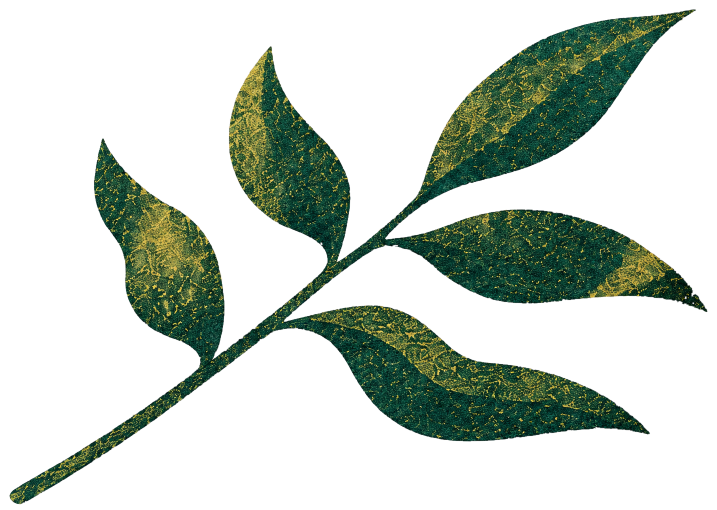
#> input picture images/botanical-footer-left.png, 1434 x 1020 px, given in place of Textured Golden Monstera Leaf.png, which was not available (shown at 1/2 size)
$ python process_image.py
#> lines starting #> are read from the running program, lines starting #| are printed output that depends on the picture; after the words box and inside, x2 and y2 are one past the last pixel; in counts of white or black regions, pixels touching at a corner belong together
from PIL import Image
import numpy as np

original_path = r"C:\Users\david\OneDrive\Desktop\New Course-20261028T181040Z-1-001\New Course\Branding\Textured Golden Monstera Leaf.png"
output_path = r"images\botanical-monstera.png"

img = Image.open(original_path)
#> img is the input picture: PIL image 1434x1020 RGBA; mean R, G, B, A 183.6, 192.5, 184.1, 68.6
print(f"Original image: {img.size}")
#| Original image: (1434, 1020)

# Convert to RGBA
img = img.convert('RGBA')
data = np.array(img)

# Find content bounding box by detecting non-white pixels
r, g, b, a = data[:,:,0], data[:,:,1], data[:,:,2], data[:,:,3]
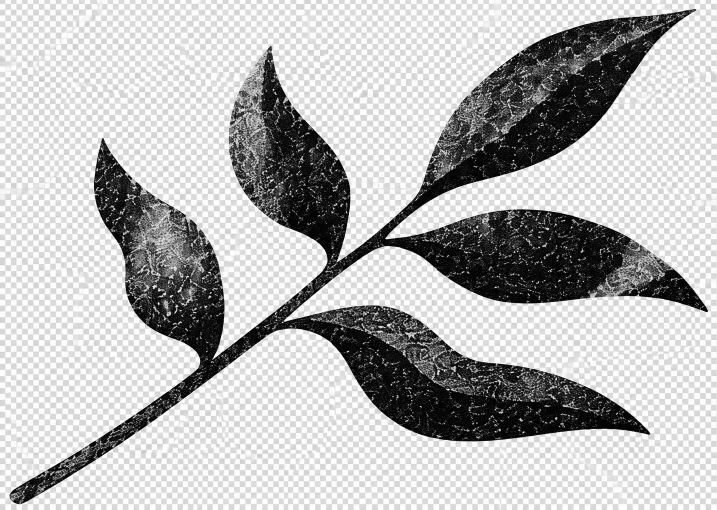
#> r: shape (1020, 1434) (shown at 1/2 size); min 0, max 255, mean 183.6
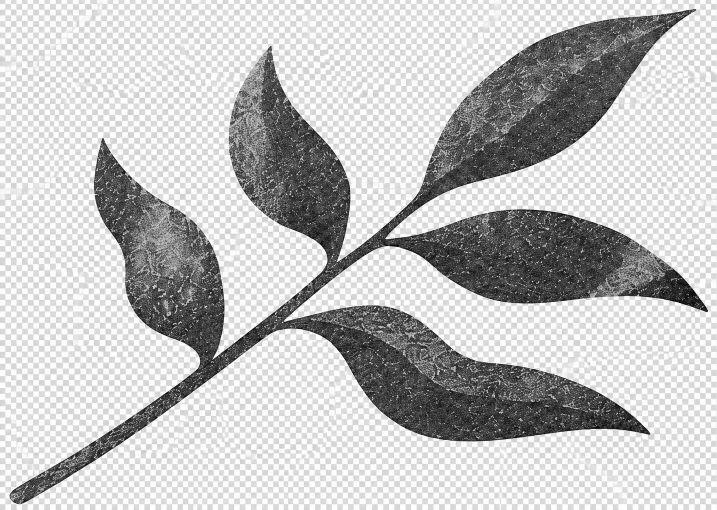
#> g: shape (1020, 1434) (shown at 1/2 size); min 0, max 255, mean 192.5
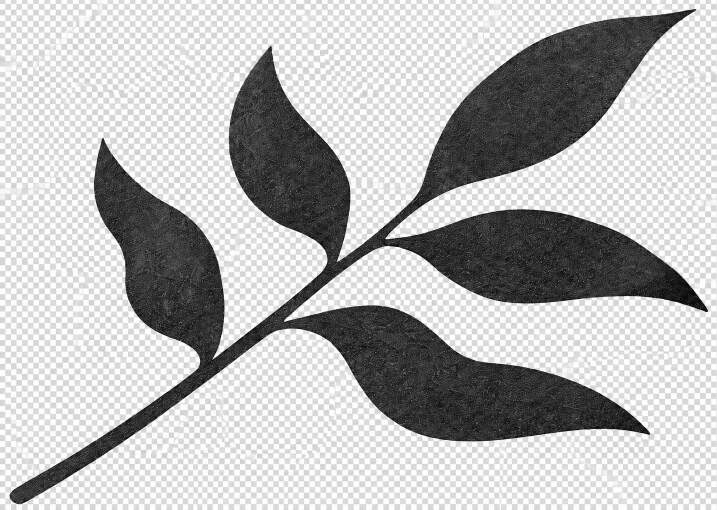
#> b: shape (1020, 1434) (shown at 1/2 size); min 0, max 255, mean 184.1
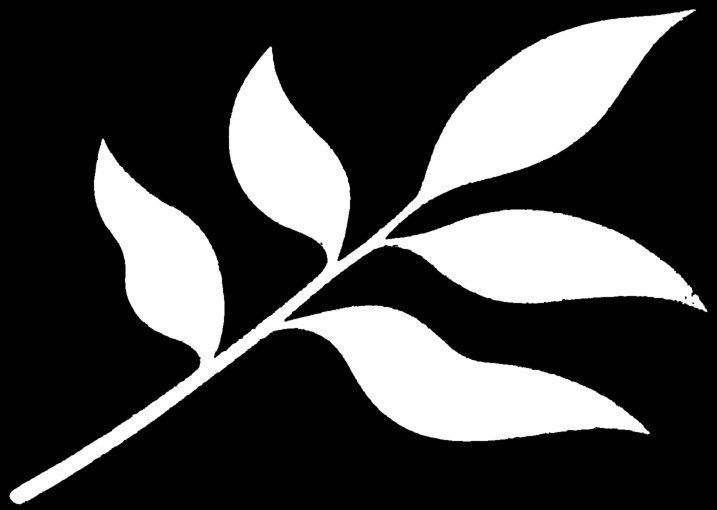
#> a: shape (1020, 1434) (shown at 1/2 size); min 0, max 255, mean 68.6

# A pixel is "content" if it's not mostly white (luminance < 245)
luminance = (0.299 * r + 0.587 * g + 0.114 * b)
content_mask = luminance < 245
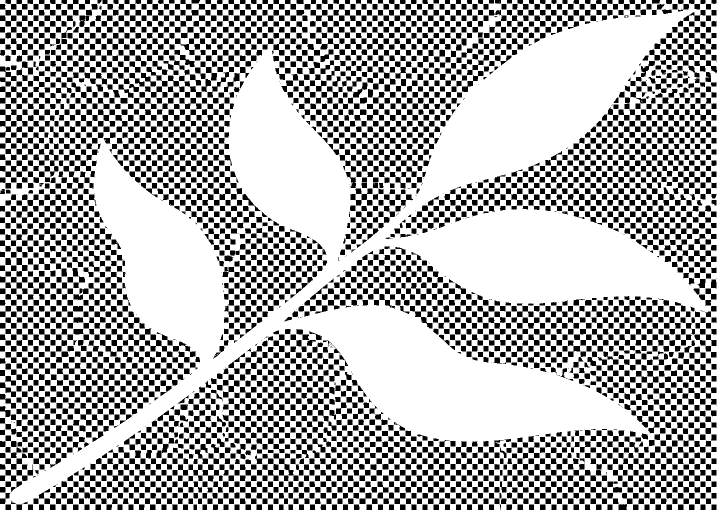
#> content_mask: shape (1020, 1434) bool (shown at 1/2 size); 68.4% white; 3871 black regions (167 under 20 px), largest, box (x1, y1, x2, y2) and area: (0, 219, 33, 275) 714, (301, 680, 356, 725) 583, (127, 332, 167, 388) 574

# Find bounding box of content
rows = np.any(content_mask, axis=1)
cols = np.any(content_mask, axis=0)
if rows.any() and cols.any():
    ymin, ymax = np.where(rows)[0][[0, -1]]
#> ymin = 0; ymax = 1019
    xmin, xmax = np.where(cols)[0][[0, -1]]
#> xmin = 0; xmax = 1433

    # Add small padding to preserve antialiasing
    padding = 20
    ymin = max(0, ymin - padding)
    xmin = max(0, xmin - padding)
    ymax = min(data.shape[0], ymax + padding)
#> ymax = 1020
    xmax = min(data.shape[1], xmax + padding)
#> xmax = 1434

    # Crop to content
    cropped = img.crop((xmin, ymin, xmax, ymax))
    cropped.save(output_path, 'PNG')
    print(f"Cropped to {cropped.size} and saved")
#| Cropped to (1434, 1020) and saved
else:
    print("Could not find content to crop")

$ run again, on images/botanical-footer-right.png
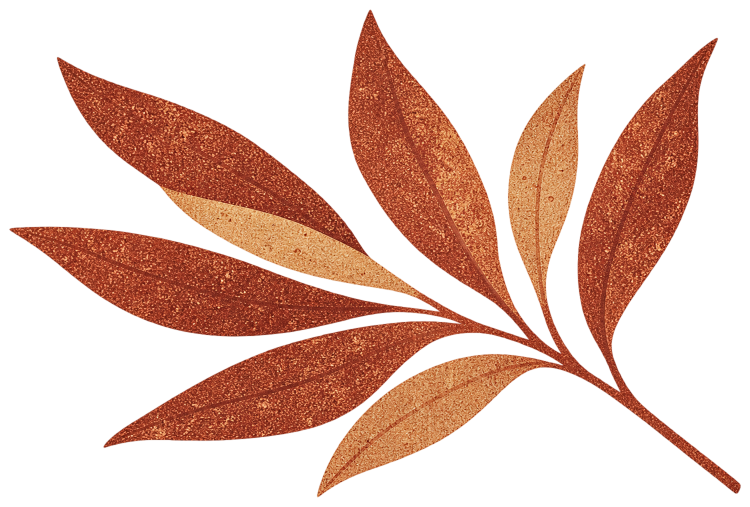
#> input picture images/botanical-footer-right.png, 1500 x 1014 px, given in place of Textured Golden Monstera Leaf.png, which was not available (shown at 1/2 size)
#> img is the input picture: PIL image 1500x1014 RGBA; mean R, G, B, A 121.7, 58.3, 36.1, 91.3
#| Original image: (1500, 1014)
#> `r, g, b, a = data[:,:,0], data[:,:,1], data[:,:,2], data[:,:,3]`:
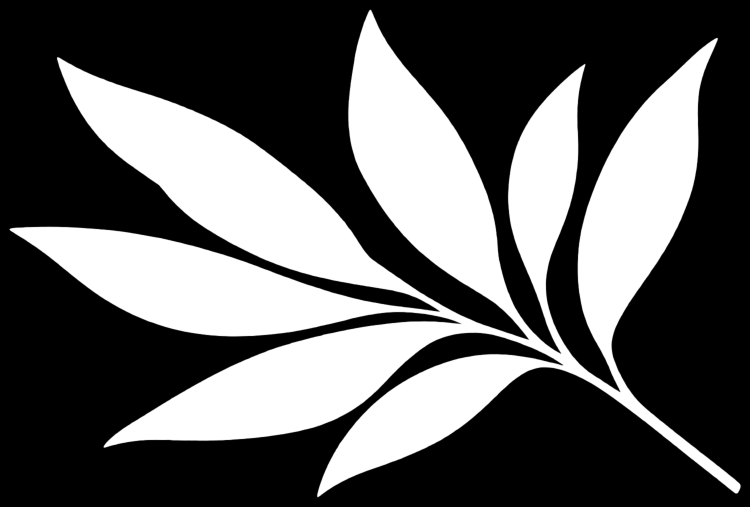
#> a: shape (1014, 1500) (shown at 1/2 size); min 0, max 255, mean 91.3
#> `luminance = (0.299 * r + 0.587 * g + 0.114 * b)`:
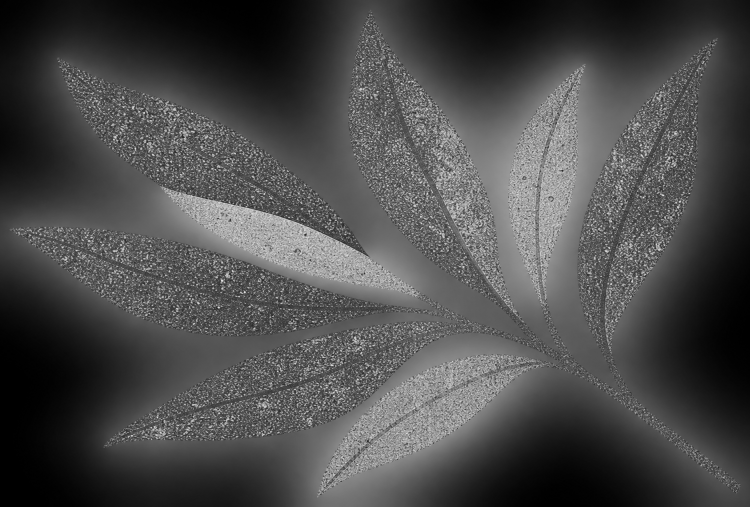
#> luminance: shape (1014, 1500) float64 (shown at 1/2 size); min 0, max 241.3, mean 74.8
#> content_mask: shape (1014, 1500) bool; every value is 1
#> `ymin, ymax = np.where(rows)[0][[0, -1]]`: ymin = 0; ymax = 1013
#> `xmin, xmax = np.where(cols)[0][[0, -1]]`: xmin = 0; xmax = 1499
#> `ymax = min(data.shape[0], ymax + padding)`: ymax = 1014
#> `xmax = min(data.shape[1], xmax + padding)`: xmax = 1500
#| Cropped to (1500, 1014) and saved
